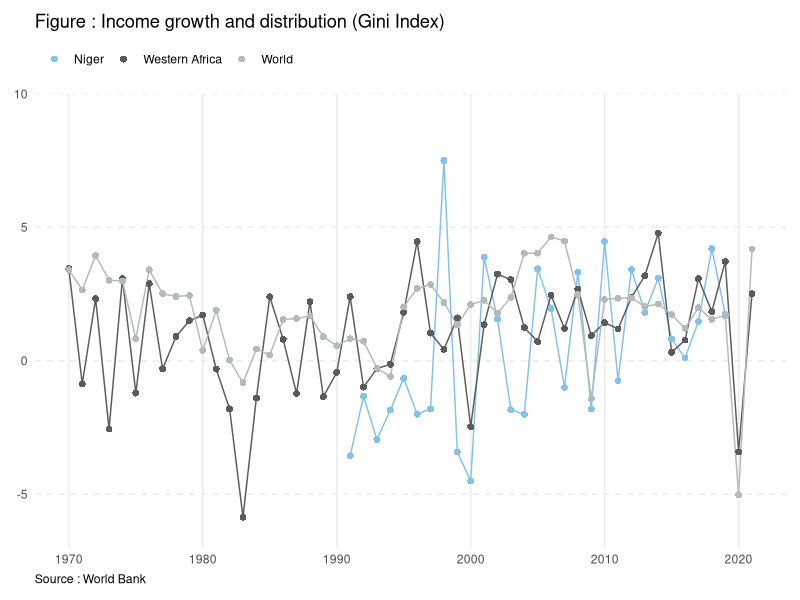
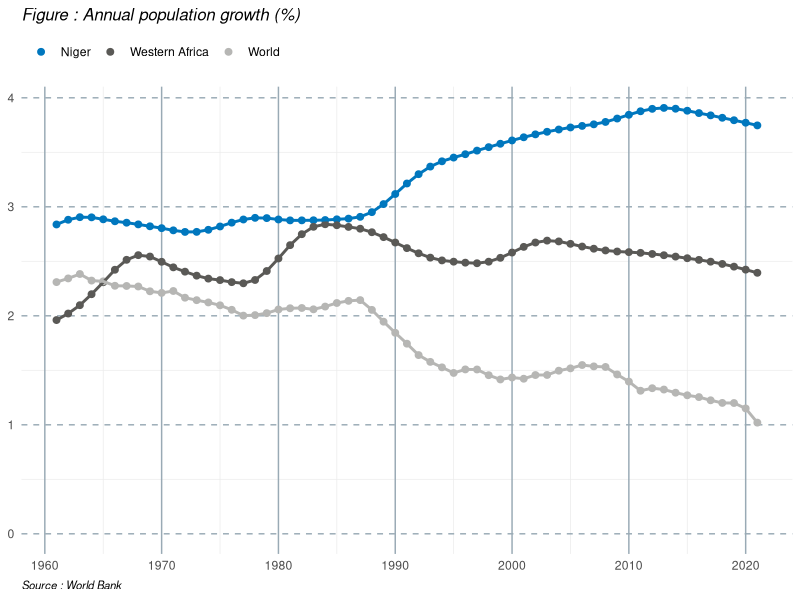
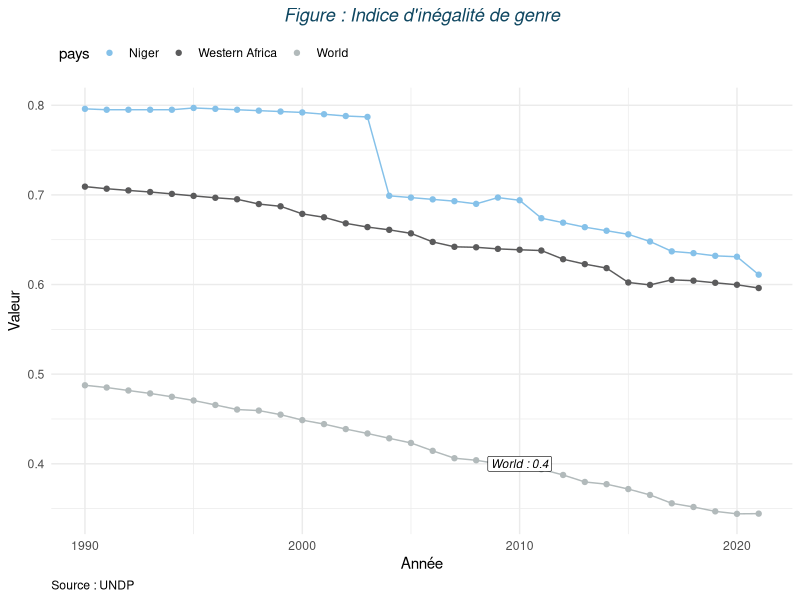

Source code (R) for these figures, in order:
## ---- chunk 1

library(ggplot2)
library(tidyverse)
library(here)
setwd(here())

## ---- chunk 2
suppressMessages(
	annual_growth <- read_csv("../data/annual-growth-in-gni-per-capita.csv"))
suppressMessages(
	gender_inequality <- read_csv("../data/gender-inequality-index.csv"))
suppressMessages(
	population_growth <- read_csv("../data/population-growth-annual.csv"))

## ---- chunk 3
# Pour les zones geographiques concerne par le graphique :
#	* filtrage
#	* regroupement selon l'annee
#	* pour chaque annee on ne retient que la moyenne et seul la colonne Values est retenu en plus de l'annee

# ----------------- Niger -----------------

niger_data<- annual_growth %>% 
	filter(`Region Name` == "Niger")%>%
	group_by(`Start Year`) %>%
	summarise(Value = mean(Value))
niger_data$pays = "Niger"

# ----------------- West africa -----------------

regions_to_include <- c("Senegal", "Mali", "Burkina Faso", "Cabo Verde", "Côte d’Ivoire", "Gambia", "Ghana", "Papua New Guinea","Guinea-Bissau", "Mauritania", "Nigeria", "Sierra Leone", "Togo", "Benin")
west_africa_data <- annual_growth %>% 
	filter(`Region Name` %in% regions_to_include)%>%
	group_by(`Start Year`) %>%
	summarise(Value = mean(Value))
west_africa_data$pays = "Western Africa"
# ----------------- Word -----------------
#  
world_data <- annual_growth %>%
	group_by(`Start Year`) %>%
	summarise(Value = mean(Value))
world_data$pays = "World"


# ----------------- Fusion en un data frame -----------------
df_graphe <- rbind(niger_data, west_africa_data, world_data) 
#  fusion par ligne (colonne annee comme id)
## ---- chunk 4
# ----------------- Affichage du graphique 1 -----------------

df_graphe %>%
	filter(`Start Year` >= 1970 & `Start Year` <= 2021) %>%
	ggplot() +  
	aes(x = `Start Year`, y = Value, colour = pays) +  # definition des donnees et des esthetiques
	geom_line(show.legend = FALSE, size = 0.5) +  # ajout des lignes reliant les points
	geom_point(shape = 16, size = 2) +  # ajout des points pour chaque observation
	scale_fill_hue(direction = 1.2) +  # definition de la palette de couleurs pour remplir les formes geometriques
	scale_color_manual(values = c("Niger" = "#85C1E9", "Western Africa" = "#5B5B5C", "World" = "#B2BABB")) +  # definition des couleurs manuelles
	labs(title = "Figure : Income growth and distribution (Gini Index)",  # definition des titres des axes et du graphique
		caption = "Source : World Bank", x = NULL, y = NULL, color = NULL) +
	scale_y_continuous(breaks = seq(from = -5, to = 15, by = 5), expand = c(0, 0), limits = c(-7, 10)) +  # definition des etiquettes de l'axe y
	theme_minimal() +
	theme(
		legend.position = "top",  # positionnement de la legende en haut du graphique
		legend.justification = "left",  # justification de la legende a gauche
		legend.direction = "horizontal",  # direction de la legende
		plot.caption = element_text(hjust = 0),  # ajustement du texte de la legende
		panel.grid.minor = element_blank(),  # suppression des lignes de grille mineures
		panel.grid.major.y = element_line(linetype = "dashed"),  # lignes de grille majeures en pointilles
		plot.margin = margin(10,10,10,10)  # marge autour du graphique
  )
## ---- chunk 5

 # pour la V2 on peut se servir d'une fonction vue que seul les data changent

# ----------------- Niger -----------------
niger_data_2<- population_growth %>% 
	filter(`Region Name` == "Niger")%>%
	group_by(`Start Year`) %>%
	summarise(Value = mean(Value))
niger_data_2$pays = "Niger"

# ----------------- West africa -----------------
west_africa_data_2 <- population_growth %>% 
	filter(`Region Name` %in% regions_to_include)%>%
	group_by(`Start Year`) %>%
	summarise(Value = mean(Value))
west_africa_data_2$pays = "Western Africa"
# ----------------- Word -----------------
#  
world_data_2 <- population_growth %>%
	group_by(`Start Year`) %>%
	summarise(Value = mean(Value))
world_data_2$pays = "World"


# ----------------- Fusion en un data frame -----------------
df_graphe_2 <- rbind(niger_data_2, west_africa_data_2, world_data_2) 
#  fusion par ligne (colonne annee comme id)

## ---- chunk 6

# ----------------- Affichage du graphique 2 -----------------
ggplot(df_graphe_2, aes(x = `Start Year`, y = Value)) +  
  geom_point(aes(color = `pays`), size = 2) +  # Ajout des points avec la couleur définie par "pays"
  geom_line(data = df_graphe_2, aes(x = `Start Year`, y = Value, group = `pays`, color = `pays`), size = 1, show.legend = FALSE) +  # Ajout des lignes pour chaque "pays"
  scale_x_continuous(breaks = seq(1960, 2020, 10)) +  # Définition des étiquettes de l'axe X
  labs(caption = "Source : World Bank", title = "Figure : Annual population growth (%)") +  # Définition des étiquettes du graphique
  theme_minimal() +  # Application d'un thème minimal
  theme(
    title = element_text(size = 10, color = "black", face = "italic"),  
    legend.title = element_blank(),  # Suppression du titre de la légende
    legend.position = "top",  # Positionnement de la légende en haut
    legend.direction = "horizontal",  # Direction de la légende
    legend.justification = "left",  # Justification de la légende
    axis.title.x = element_blank(),  # Suppression du titre de l'axe X
    axis.title.y = element_blank(),  # Suppression du titre de l'axe Y
    axis.ticks = element_blank(),  # Suppression des marques sur les axes
    panel.grid.major.y = element_line(color = "#99AAB5", size = 0.5,linetype = "dashed"), # Couleur et taille des lignes horizontales
    panel.grid.major.x = element_line(color = "#99AAB5", size = 0.5, ),  
    panel.background = element_blank(),  # Suppression du fond du panel
    plot.caption = element_text(hjust = 0)  # Ajustement du texte de la légende
  ) +  # Fermeture du bloc theme
  scale_color_manual(values = c("#0077be", "#5A5956", "#B6B6B4")) +  # Définition manuelle des couleurs de la légende
  expand_limits(y = c(0.01, NA))  # Ajuster les limites de l'axe y pour commencer légèrement au-dessus de zéro sans afficher explicitement la valeur 0
  								  # ne marche pas (faire disparaitre la valeur 0)
## ---- chunk 7

# pour la V2 on peut se servir d'une fonction vue que seul les data changent

# ----------------- Niger -----------------
niger_data_3<- gender_inequality %>% 
	filter(`Region Name` == "Niger")%>%
	group_by(`Start Year`) %>%
	summarise(Value = mean(Value))
niger_data_3$pays = "Niger"

# ----------------- West africa -----------------

west_africa_data_3 <- gender_inequality %>% 
	filter(`Region Name` %in% regions_to_include)%>%
	group_by(`Start Year`) %>%
	summarise(Value = mean(Value))
west_africa_data_3$pays = "Western Africa"

# ----------------- Word -----------------
#  
world_data_3 <- gender_inequality %>%
	group_by(`Start Year`) %>%
	summarise(Value = mean(Value))
world_data_3$pays = "World"


# ----------------- Fusion en un data frame -----------------

df_graphe_3 <- rbind(niger_data_3, west_africa_data_3, world_data_3) 
#  fusion par ligne (colonne annee comme id)

## ---- chunk 8
# ----------------- Affichage du graphique 3 -----------------
ggplot(df_graphe_3) +  
    aes(x = `Start Year`, y = Value, colour = pays) +  # Définition des données et des esthétiques
    geom_line(show.legend = FALSE) +  # Ajout des lignes reliant les points
    geom_point() +  # Ajout des points pour chaque observation
    scale_color_manual(values = c(Niger = "#85C1E9", `Western Africa` = "#5B5B5C", World = "#B2BABB")) +  # Définition des couleurs manuelles
    theme_minimal() +  # Application d'un thème minimal
    labs(x = "Année", y = "Valeur", title = "Figure : Indice d'inégalité de genre") +  # Définition des titres des axes et du graphique
    theme(
        legend.position = "top",  # Positionner la légende en haut du graphique
        legend.justification = "left",  # Justifier la légende à gauche
        plot.title = element_text(face = "italic", hjust = 0.5, colour = "#0F4761"),# Personnaliser le style du titre du graphique
        plot.caption = element_text(hjust = 0)  # Justifier le texte de la légende à gauche
    ) +
    labs(caption = "Source : UNDP") +  # Ajouter une légende pour la source des données
    annotate("label", x = 2010, y = 0.4, label = "World : 0.4",  # Ajout de l'étiquette "World : 0.4"
             fill = "white", colour = "black", size = 3, fontface = "italic",
             label.padding = unit(0.2, "lines"), label.r = unit(0.1, "lines"), label.size = 0.2,
             )

